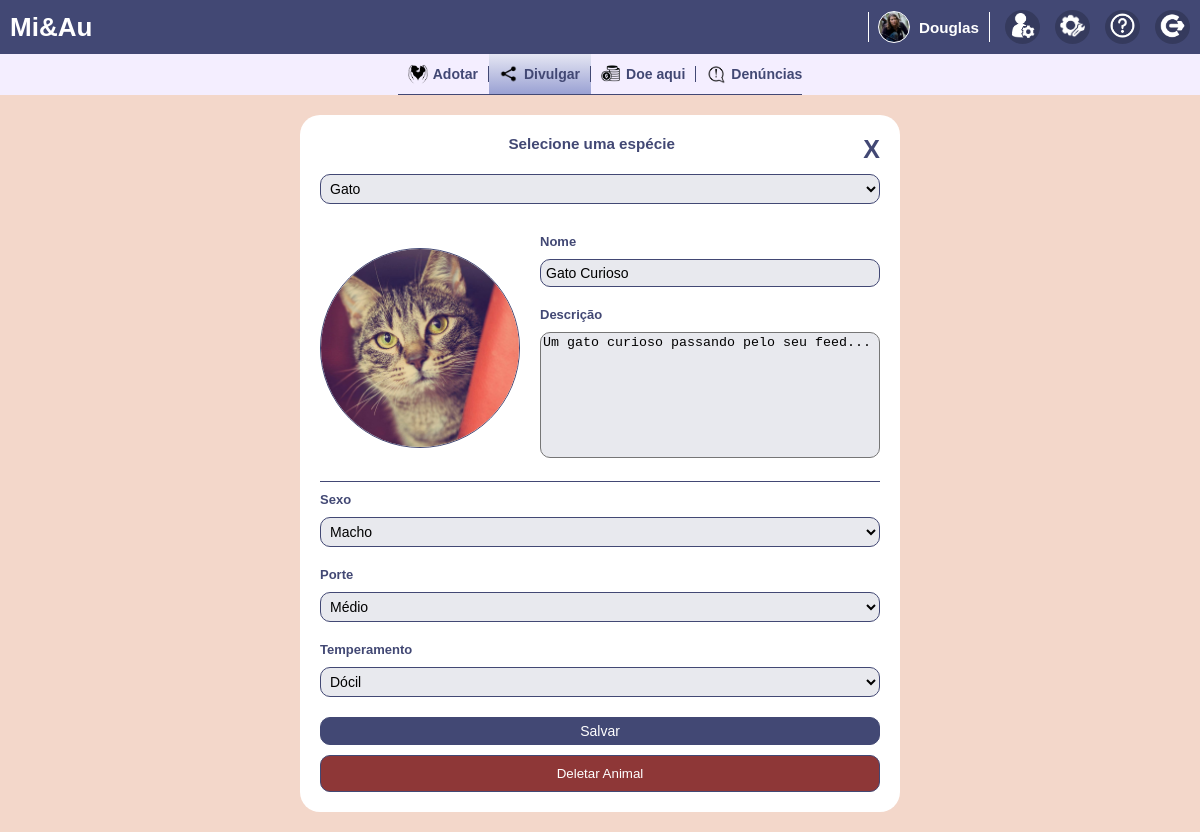
Screenshot of /view/editarAnimal.php?idanimal=16 (signed in) with the database file from the repository.
### tables this page shows
CREATE TABLE `html` (
  `idtag` int(11) NOT NULL AUTO_INCREMENT,
  `name` varchar(50) NOT NULL,
  `content` text NOT NULL,
  PRIMARY KEY (`idtag`)
);

CREATE TABLE `animal` (
  `idanimal` int(5) unsigned zerofill NOT NULL AUTO_INCREMENT,
  `idusuario` int(5) unsigned zerofill NOT NULL,
  `especie` char(15) NOT NULL,
  `nome` varchar(30) NOT NULL,
  `descricao` text NOT NULL,
  `sexo` char(5) NOT NULL,
  `porte` char(7) DEFAULT NULL,
  `temperamento` char(15) DEFAULT NULL,
  `situacaoAnimal` tinyint(1) DEFAULT 1,
  `img_animal` varchar(255) DEFAULT '../images/animais/unset.png',
  `dataCadastro` date NOT NULL,
  PRIMARY KEY (`idanimal`),
  KEY `animal_ibfk_1_idx` (`idusuario`),
  CONSTRAINT `animal_ibfk_1` FOREIGN KEY (`idusuario`) REFERENCES `usuarios` (`idusuario`) ON DELETE NO ACTION ON UPDATE NO ACTION
);

### model/DAO/htmlDAO.php (called while the page is built)
<?php
class htmlDAO{
    function escreverHTML($name){
    try{
        $conn = new PDO('mysql:host=localhost;dbname=projetomiau;charset=utf8',"root","");
        $sql = "SELECT * FROM html where name=?";
        $stmt= $conn->prepare($sql);
        $stmt->bindValue(1,$name);
        $stmt->execute();
        $retorno = $stmt->fetchAll(PDO::FETCH_ASSOC);
        return $retorno;
    }catch(PDOException $e){
        echo $e->getMessage();
    }
    }
}
?>

### model/DAO/animalDAO.php (called while the page is built, shortened)
<?php
class animalDAO{
    public function pesquisarAnimal($idanimal){
        try{
            $conn = new PDO('mysql:host=localhost;dbname=projetomiau;charset=utf8',"root","");
            $sql = "SELECT * FROM animal WHERE idanimal=?";
            $stmt = $conn->prepare($sql);
            $stmt->bindValue(1,$idanimal);
            $stmt->execute();
            $retorno = $stmt->fetchAll(PDO::FETCH_ASSOC);
            return $retorno;
        }catch(PDOException $e){
            echo $e->getMessage();
        }
    }
}
?>

### model/DAO/selectDAO.php (called while the page is built)
<?php
class selectDAO{
    public function listarOptions($select){
        try{
            $conn = new PDO('mysql:host=localhost;dbname=projetomiau;charset=utf8',"root","");
            $sql = "SELECT * FROM ".$select;
            $stmt= $conn->prepare($sql);
            $stmt->execute();
            $retorno = $stmt->fetchAll(PDO::FETCH_ASSOC);
            return $retorno;
        }catch(PDOException $e){
            echo $e->getMessage();
        }
    }
}
?>

### view/editarAnimal.php (the view, shortened to what this page needs)
<!DOCTYPE html>
<html lang="en">
<head>
    <link rel="stylesheet" href="../css/padrao.css">
    <link rel="stylesheet" href="../css/divulgar.css">
</head>
<body>
    <header>
        <div class="header-container">
            <h1>Mi&Au</h1>
            <div class="perfil-selecoes">
                <a class="usuario-id" href="perfil.php?id=<?=$_SESSION["id"]?>">
                    <img src="<?=$_SESSION["img_usuario"]?>">
                    <h3><?=$_SESSION["nome"]?></h3>
                </a>
                <?php
                    if($_SESSION["perfil"] == "A"){
                        echo "<a href='ferramentas-adm.php'><img src='../images/cabecalho_icones/adm-settings2.png'></a>";
                    }
                ?>
                <a href="editarPerfil.php"><img src="../images/cabecalho_icones/settings2.png"></a>
                <a href="faleConosco.php"><img src="../images/cabecalho_icones/support2.png"></a>
                <a href="../control/logoutControl.php"><img src="../images/cabecalho_icones/logoff2.png"></a>
            </div>
        </div>
        <?php
            require_once "../model/DAO/htmlDAO.php";
            $htmlDAO = new htmlDAO();
            $retorno = $htmlDAO->escreverHTML("nav");
            foreach($retorno as $tag){
                echo $tag["content"];
            }
        ?>
    </header>
    <main class="table-row">
        <section class="flex">
            <section class="conteudo-central" style="padding-bottom:20px">
                <form action="../control/editarAnimalControl.php" method="POST" id="cadastro-animal" enctype="multipart/form-data" style="display:block">
                    <a href="divulgar.php" style="text-decoration:none;color:#424874;font-weight:bold;font-size:25px;float:right">X<a>
                    <h3>Selecione uma espécie</h3>
                    <?php
                        require_once "../model/DAO/animalDAO.php";
                        require_once "../model/DAO/selectDAO.php";
                        $animalDAO = new animalDAO();
                        $retorno = $animalDAO->pesquisarAnimal($_GET["idanimal"]);
                        foreach($retorno as $animal){
                        $selectDAO = new selectDAO();
                        $select = $selectDAO->listarOptions("especie");
                        echo "<select name='especie' id='especie'>";
                        foreach($select as $option){
                            $value = $option["value"];
                            $name = $option["name"];
                            if($option["value"]==$animal["especie"]){
                                echo "<option value='$value' selected>$name</option>";
                            }else{
                                echo "<option value='$value'>$name</option>";
                            }
                        }
                        echo "</select>";
                    ?>
                    <div class="inputs-alinhados">
                        <img src="<?=$animal["img_animal"]?>" id="preview-foto">
                        <div class="nome-descricao">
                            <label for="nome">Nome</label>
                            <input type="text" id="nome" name="nome" value="<?=$animal["nome"]?>" required>
                            <label for="descricao">Descrição</label>
                            <textarea name="descricao" id="descricao" cols="30" rows="8" required maxlength="1000"><?=$animal["descricao"]?></textarea>
                        </div>
                    </div>
                    <?php
                        require_once "../model/DAO/selectDAO.php";
                        $selectDAO = new selectDAO();
                        $select = $selectDAO->listarOptions("sexo");
                        echo "<label for='sexo'>Sexo</label>";
                        echo "<select name='sexo' id='sexo'>";
                        foreach($select as $option){
                            $value = $option["value"];
                            $name = $option["name"];
                            if($option["value"]==$animal["sexo"]){
                                echo "<option value='$value' selected>$name</option>";
                            }else{
                                echo "<option value='$value'>$name</option>";
                            }
                        }
                        echo "</select>";
                    ?>
                    <?php
                        require_once "../model/DAO/selectDAO.php";
                        $selectDAO = new selectDAO();
                        $select = $selectDAO->listarOptions("porte");
                        echo "<label for='porte'>Porte</label>";
                        echo "<select name='porte' id='porte'>";
                        foreach($select as $option){
                            $value = $option["value"];
                            $name = $option["name"];
                            if($option["value"]==$animal["porte"]){
                                echo "<option value='$value' selected>$name</option>";
                            }else{
                                echo "<option value='$value'>$name</option>";
                            }
                        }
                        echo "</select>";
                    ?>
                    <?php
                        require_once "../model/DAO/selectDAO.php";
                        $selectDAO = new selectDAO();
                        $select = $selectDAO->listarOptions("temperamento");
                        echo "<label for='temperamento'>Temperamento</label>";
                        echo "<select name='temperamento' id='temperamento'>";
                        foreach($select as $option){
                            $value = $option["value"];
                            $name = $option["name"];
                            if($option["value"]==$animal["temperamento"]){
                                echo "<option value='$value' selected>$name</option>";
                            }else{
                                echo "<option value='$value'>$name</option>";
                            }
                        }
                        echo "</select>";
                    }
                    ?>
                    <input type="submit" name="upload" value="Salvar">
                    <button class="deletar-animal" type="button">Deletar Animal</button>
                </form>
            </section>
        </section>
    </main>
</body>
</html>

### css/padrao.css (style rules this page uses)
html,body { height:100%; color:#424874; }
body { background-color:#F4EEFF; font-family:sans-serif; font-size:13px; width:100%; height:100%; min-width:500px; margin:0; padding:0; overflow: hidden; display:table; }
.flex { display:flex; justify-content:center; }
.flex > section { background-color:#F3D7CA; min-width:400px; height:100%; padding:20px; overflow-y:scroll; flex:3; display:flex; align-items:center; }
.table-row { display:table-row; overflow-y:scroll; height:100%; }
.table-row .flex { height:100%; overflow-y:scroll; flex-wrap:wrap; }
img { object-fit:cover; object-position:center; }
header .header-container { background-color:#424874; width:100%; display:flex; align-items:center; justify-content:space-between; padding:10px; color:white; }
header .header-container a:nth-child(1n+2) { background-color:rgba(0, 0, 0, 0.2); border-radius:50%; padding:3px 5px; }
header .header-container a:nth-child(1n+2) img { width:25px; height:25px; }
.perfil-selecoes { margin:0; gap:15px; display:flex; align-items:center; }
.usuario-id { border-left:1px solid; border-right:1px solid; display:flex; align-items:center; margin:0; padding:0 10px; gap:10px; cursor:pointer; }
h1,h3 { margin:0; }
.usuario-id img { width:30px; height:30px; border-color:white; border-radius:50%; outline:white solid 1px; }
nav { width:100%; }
nav ul { list-style:none; display:flex; padding:0; border-bottom:1px solid; margin:0; font-size:12px; }
li { display:inline; }
nav li a { color:#424874; display:flex; align-items:center; gap:5px; padding:10px 0 10px 10px; }
li a h3 { margin:0; }
li:not(li:last-child) a h3 { padding-right:10px; border-right:1px solid; }
li a > div { background-size:100%; background-repeat:no-repeat; height:20px; width:20px; }
#adotar > div { background-image:url("../images/guias_icones/adotar.png"); }
#divulgar > div { background-image:url("../images/guias_icones/divulgar.png"); }
#doe-aqui > div { background-image:url("../images/guias_icones/doar.png"); }
#denuncias > div { background-image:url("../images/guias_icones/denuncias.png"); }
* { box-sizing:border-box; }
.inputs-alinhados { width:100%; display:flex; justify-content:center; align-items:center; gap:20px; padding:10px 0; border-bottom:1px solid #424874; flex-wrap:wrap; }
.inputs-alinhados > * { flex:1; }
input,select { background-color:rgba(255, 255, 255, 0.7); border:1px solid #424874; outline:none; border-radius:5px; width:100%; margin:10px 0; padding:5px; font-size:14px; }
input[type="submit"] { background-color:#424874; color:white; cursor:pointer; text-align:center; }
header a { color:white; }
a { text-decoration:none; border:none; }

### css/divulgar.css (style rules this page uses)
.flex > section { justify-content:center; padding-bottom:50px; height:auto; }
nav ul li #divulgar { background-image:linear-gradient(to top,#9aa1d3,#e5e6f3); }
.conteudo-central form { background-color:white; border-radius:20px; padding:20px; margin:auto; width:99%; max-width:600px; display:none; }
form h3 { text-align:center; }
label { margin-top:10px; font-weight:bold; display:block; }
input,select,textarea { background-color:#4248741f; border-radius:10px; margin:10px 0; width:100%; }
textarea { outline:none; resize:none; }
#preview-foto { border:1px solid; cursor:pointer; border-radius:50%; height:200px; width:200px; flex:unset; transition:0.5s; }

### view/editarAnimal.php (style rules this page uses)
.deletar-animal { background-color:#8E3737; border:1px solid #424874; border-radius:10px; width:100%; padding:10px; outline:none; color:white; cursor:pointer; }

### rows the page displays
html: content "Adotar Divulgar Doe aqui Denúncias"
animal: img_animal (picture), nome "Gato Curioso", descricao "Um gato curioso passando pelo seu feed..."

### other values shown
$_SESSION["nome"] "Douglas"
form field especie "Gato"
form field sexo "Macho"
form field porte "Médio"
form field temperamento "Dócil"
